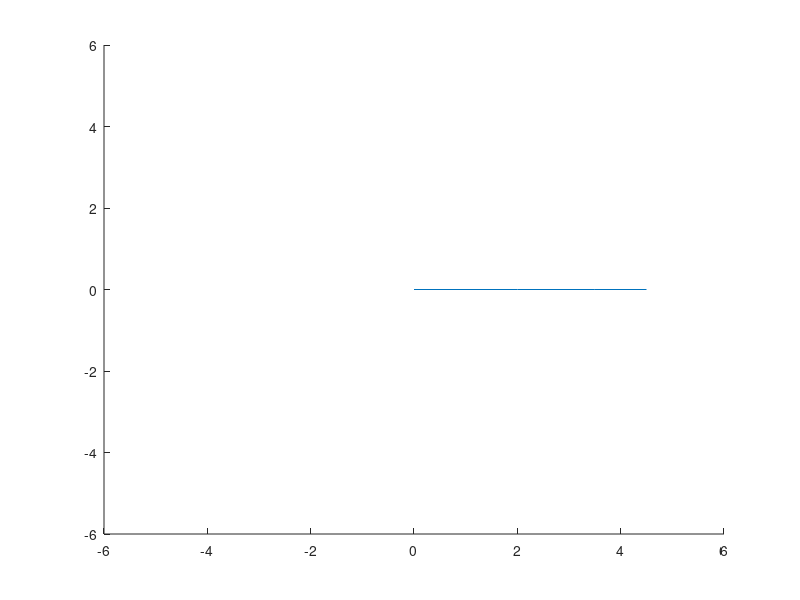

This chart was generated by the following MATLAB code: (Note: this script raises an error after producing the figure.)
% MATLAB code to perform forward kinematics and simulate the working of
% a 3 DOF robotic arm, given the joint angles.

% Initial positions of the joints of the 3 arms
x = [0 2 3.5 4.5];
y = [0 0 0 0];

% Draw lines in initial positions
l = line(x, y);
% Fix axes
axis([-6 6 -6 6]);

% I am assuming the reference frames' x axes along the length of
% the links for each link.

% Parameters t1, t2, t3 are the joint angles.
% t1 = input('Enter theta 1 in degrees\n');
% t2 = input('Enter theta 2 in degrees\n');
% t3 = input('Enter theta 3 in degrees\n');

% Giving input directly so we can see complete animation.
% Uncomment above lines 14 to 16 and comment out lines 22 to 24
% to take input from command window.

t1 = 80;
t2 = 140;
t3 = 250;

t1 = t1 * (pi / 180);
t2 = t2 * (pi / 180);
t3 = t3 * (pi / 180);

% angles between previous and next x axes are denoted by theta.
theta1 = t1;
theta2 = t2 - pi;
theta3 = t3 - pi;

% Product of all 3 angles will be a multiple of LCM of 3 angles
theta = theta1 * theta2 * theta3;

if theta < 0
    theta = -theta;
end

% Running a for loop to obtain animation

for i = 0 : 0.001 : theta
    
    tt1 = (i * theta1) ./ (theta);
    tt2 = (i * theta2) ./ (theta);
    tt3 = (i * theta3) ./ (theta);

    % transformation matrices

    % rotation matrices
    R1 = Rotate(tt1);
    R2 = Rotate(tt2);
    R3 = Rotate(tt3);

    % translation matrices
    % parameters are link lengths
    T2 = Translate(2);
    T3 = Translate(1.5);
    T4 = Translate(1);

    % finding second point
    
    % transformation matrix
    Y = R1 * T2;
    
    % Finding new coordinates
    Y1 = Y * [0; 0; 0; 1];
    x(2) = Y1(1);
    y(2) = Y1(2);

    % finding third point
    
    % transformation matrix
    Y = R1 * T2 * R2 * T3;
    
    % Finding new coordinates
    Y1 = Y * [0; 0; 0; 1];
    x(3) = Y1(1);
    y(3) = Y1(2);

    % finding fourth point
    
    % transformation matrix
    Y = R1 * T2 * R2 * T3 * R3 * T4;
    
    % Finding new coordinates
    Y1 = Y * [0; 0; 0; 1];
    x(4) = Y1(1);
    y(4) = Y1(2);

    % display points and lengths of arms
    % to verify that joint length does not change.
    
    % length1 = (((x(1) - x(2)) .^ 2) + ((y(1) - y(2)) .^ 2)) .^ (0.5);
    % length2 = (((x(3) - x(2)) .^ 2) + ((y(3) - y(2)) .^ 2)) .^ (0.5);
    % length3 = (((x(3) - x(4)) .^ 2) + ((y(3) - y(4)) .^ 2)) .^ (0.5);
    % disp(length1);
    % disp(length2);
    % disp(length3);
    
    % delete the line already drawn so that it is not seen when next
    % line gets drawn.
    delete(l);
    % draw line and fix axes
    l = line(x, y);
    axis([-6 6 -6 6]);
    % wait for 0.001 seconds before moving to next iteration.
    pause(0.001);
end